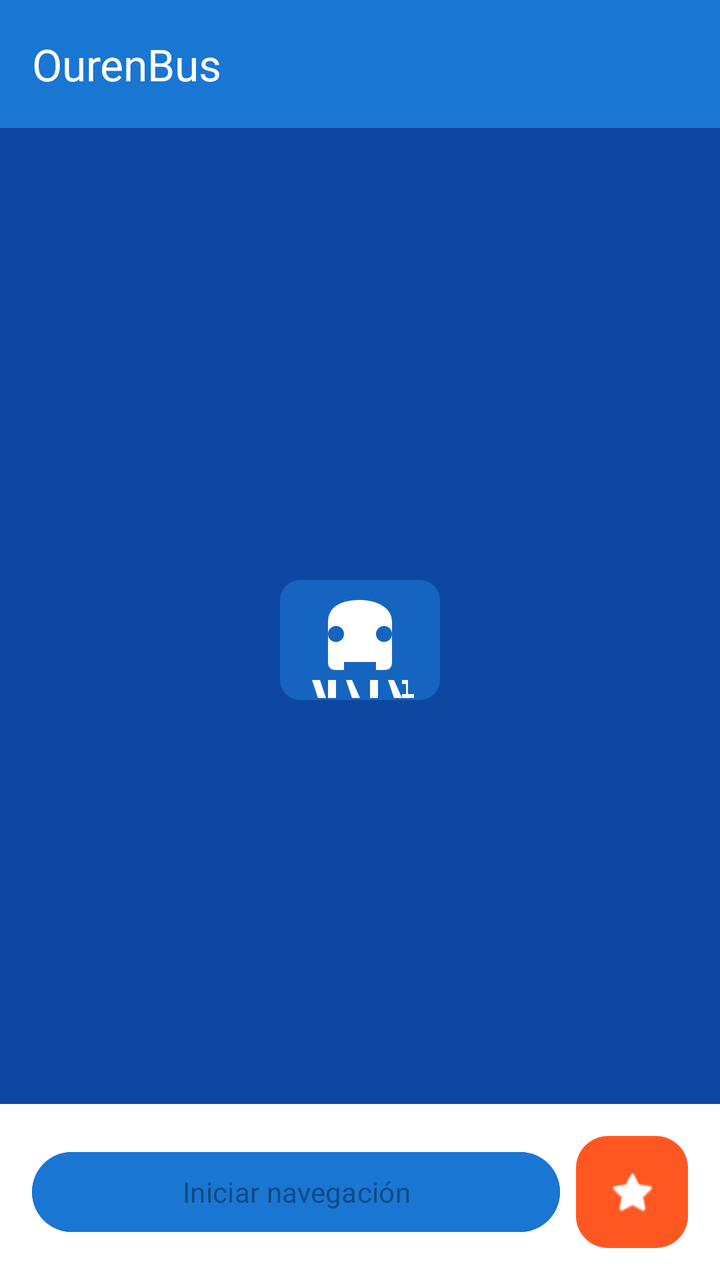
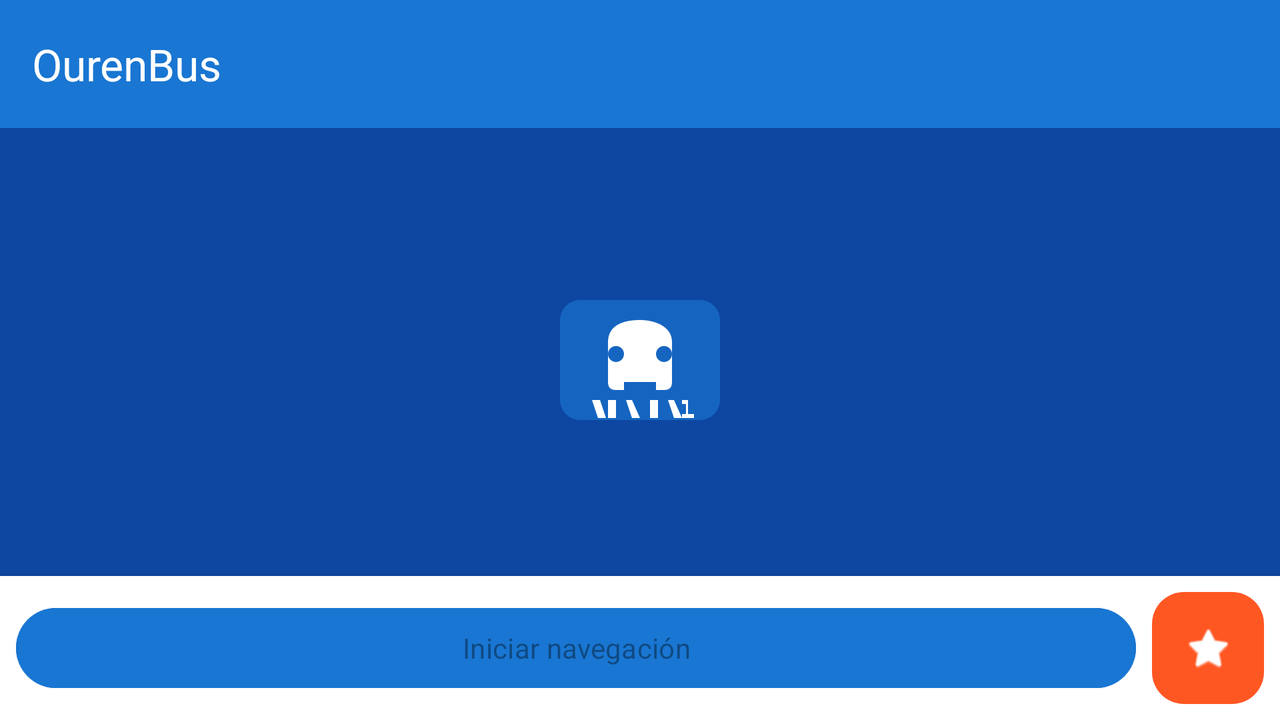

Two renders of one Android screen. The first uses the default layout on a phone; the second uses the alternative layout the repository ships for a different screen configuration, on a matching device. The two XML files are below.
<!-- AndroidManifest.xml: activity theme Theme.OurenBus.Splash -->
<!-- res/layout/activity_main.xml -->
<?xml version="1.0" encoding="utf-8"?>
<androidx.constraintlayout.widget.ConstraintLayout xmlns:android="http://schemas.android.com/apk/res/android"
    xmlns:app="http://schemas.android.com/apk/res-auto"
    xmlns:tools="http://schemas.android.com/tools"
    android:id="@+id/main_container"
    android:layout_width="match_parent"
    android:layout_height="match_parent"
    tools:context=".MainActivity">

    <androidx.appcompat.widget.Toolbar
        android:id="@+id/toolbar"
        android:layout_width="match_parent"
        android:layout_height="?attr/actionBarSize"
        android:background="?attr/colorPrimary"
        android:elevation="@dimen/elevation_toolbar"
        android:theme="@style/ThemeOverlay.AppCompat.Dark.ActionBar"
        app:layout_constraintEnd_toEndOf="parent"
        app:layout_constraintStart_toStartOf="parent"
        app:layout_constraintTop_toTopOf="parent"
        app:popupTheme="@style/ThemeOverlay.AppCompat.Light"
        app:title="@string/app_name" />

    <FrameLayout
        android:id="@+id/fragment_route_input_container"
        android:layout_width="match_parent"
        android:layout_height="wrap_content"
        android:minHeight="@dimen/route_input_height"
        app:layout_constraintEnd_toEndOf="parent"
        app:layout_constraintStart_toStartOf="parent"
        app:layout_constraintTop_toBottomOf="@+id/toolbar" />

    <FrameLayout
        android:id="@+id/fragment_map_container"
        android:layout_width="match_parent"
        android:layout_height="0dp"
        app:layout_constraintBottom_toTopOf="@+id/bottom_actions"
        app:layout_constraintEnd_toEndOf="parent"
        app:layout_constraintStart_toStartOf="parent"
        app:layout_constraintTop_toBottomOf="@+id/fragment_route_input_container" />

    <androidx.constraintlayout.widget.ConstraintLayout
        android:id="@+id/bottom_actions"
        android:layout_width="match_parent"
        android:layout_height="wrap_content"
        android:background="?attr/colorSurface"
        android:elevation="@dimen/elevation_card"
        android:padding="@dimen/spacing_large"
        app:layout_constraintBottom_toBottomOf="parent"
        app:layout_constraintEnd_toEndOf="parent"
        app:layout_constraintStart_toStartOf="parent">

        <Button
            android:id="@+id/btn_start_navigation"
            android:layout_width="0dp"
            android:layout_height="wrap_content"
            android:layout_marginEnd="@dimen/spacing_medium"
            android:backgroundTint="?attr/colorPrimary"
            android:enabled="false"
            android:text="@string/start_navigation"
            app:layout_constraintBottom_toBottomOf="parent"
            app:layout_constraintEnd_toStartOf="@+id/fab_save_favorite"
            app:layout_constraintStart_toStartOf="parent"
            app:layout_constraintTop_toTopOf="parent" />

        <com.google.android.material.floatingactionbutton.FloatingActionButton
            android:id="@+id/fab_save_favorite"
            android:layout_width="wrap_content"
            android:layout_height="wrap_content"
            android:enabled="false"
            android:src="@android:drawable/btn_star_big_off"
            app:tint="@color/white"
            app:backgroundTint="?attr/colorAccent"
            app:layout_constraintBottom_toBottomOf="parent"
            app:layout_constraintEnd_toEndOf="parent"
            app:layout_constraintTop_toTopOf="parent" />

    </androidx.constraintlayout.widget.ConstraintLayout>

</androidx.constraintlayout.widget.ConstraintLayout>
<!-- resources referenced by this layout -->
<resources>
  <color name="white">#FFFFFF</color>
  <dimen name="elevation_card">4dp</dimen>
  <dimen name="elevation_toolbar">6dp</dimen>
  <dimen name="route_input_height">300dp</dimen>
  <dimen name="spacing_large">16dp</dimen>
  <dimen name="spacing_medium">8dp</dimen>
  <string name="app_name">OurenBus</string>
  <string name="start_navigation">Iniciar navegación</string>
  <style name="Theme.OurenBus.Splash" parent="Theme.OurenBus">
          <item name="android:windowBackground">@drawable/splash_background</item>
          <item name="android:statusBarColor">@color/primary_dark</item>
          <item name="android:navigationBarColor">@color/primary_dark</item>
          <item name="android:windowLightStatusBar">false</item>
      </style>
  <style name="Theme.OurenBus" parent="Base.Theme.OurenBus" />
  <!-- drawable splash_background (drawable) -->
  <?xml version="1.0" encoding="utf-8"?>
  <layer-list xmlns:android="http://schemas.android.com/apk/res/android">
      
      <item android:drawable="@color/ourenbus_dark_blue" />
      
      <item
          android:drawable="@drawable/ic_ourenbus_minimal"
          android:gravity="center" />
  </layer-list>
  <color name="primary_dark">#1565C0</color>
  <style name="Base.Theme.OurenBus" parent="Theme.Material3.DayNight.NoActionBar">
          
          <item name="colorPrimary">@color/primary</item>
          <item name="colorPrimaryVariant">@color/primary_dark</item>
          <item name="colorOnPrimary">@color/white</item>
          
          <item name="colorSecondary">@color/accent</item>
          <item name="colorSecondaryVariant">@color/accent</item>
          <item name="colorOnSecondary">@color/white</item>
          
          <item name="android:statusBarColor">?attr/colorPrimaryVariant</item>
          
          <item name="android:fontFamily">sans-serif</item>
          
          <item name="colorSurface">@color/white</item>
          <item name="colorOnSurface">@color/black</item>
          <item name="colorOnSurfaceVariant">@color/grey</item>
      </style>
  <color name="ourenbus_dark_blue">#0D47A1</color>
  <!-- drawable ic_ourenbus_minimal (drawable) -->
  <?xml version="1.0" encoding="utf-8"?>
  <vector xmlns:android="http://schemas.android.com/apk/res/android"
      android:width="108dp"
      android:height="108dp"
      android:viewportWidth="108"
      android:viewportHeight="108">
  
      
      <path
          android:fillColor="@color/primary_dark"
          android:pathData="M24,24L84,24A10,10 0,0 1,94 34L94,74A10,10 0,0 1,84 84L24,84A10,10 0,0 1,14 74L14,34A10,10 0,0 1,24 24z" />
  
      
      <path
          android:fillColor="#FFFFFF"
          android:pathData="M54,34C45,34 38,37 38,45v20c0,3 1.5,4 4,4h4v-4h16v4h4c2.5,0 4,-1 4,-4V45c0,-8 -9,-11 -16,-11zM42,55c-2.2,0 -4,-1.8 -4,-4s1.8,-4 4,-4s4,1.8 4,4S44.2,55 42,55zM66,55c-2.2,0 -4,-1.8 -4,-4s1.8,-4 4,-4s4,1.8 4,4S68.2,55 66,55z" />
  
      
      <path
          android:fillColor="#FFFFFF"
          android:pathData="M30,74h4l3,9h-4L30,74zM38,74h4v9h-4V74zM47,74h3l4,9h-4L47,74zM59,74h4v9h-4V74zM68,74h3l4,9h-4L68,74zM78,74h-3v2h2v5h-2v2h6v-2h-3V74z" />
  </vector>
  <color name="primary">#1976D2</color>
  <color name="accent">#FF5722</color>
  <color name="black">#000000</color>
  <color name="grey">#757575</color>
</resources>
<!-- res/layout-land/activity_main.xml (the repository's variant of the layout above) -->
<!-- drawn on the phone turned sideways -->
<?xml version="1.0" encoding="utf-8"?>
<androidx.constraintlayout.widget.ConstraintLayout xmlns:android="http://schemas.android.com/apk/res/android"
    xmlns:app="http://schemas.android.com/apk/res-auto"
    xmlns:tools="http://schemas.android.com/tools"
    android:id="@+id/main_container"
    android:layout_width="match_parent"
    android:layout_height="match_parent"
    tools:context=".MainActivity">

    <androidx.appcompat.widget.Toolbar
        android:id="@+id/toolbar"
        android:layout_width="match_parent"
        android:layout_height="?attr/actionBarSize"
        android:background="?attr/colorPrimary"
        android:elevation="@dimen/elevation_toolbar"
        android:theme="@style/ThemeOverlay.AppCompat.Dark.ActionBar"
        app:layout_constraintEnd_toEndOf="parent"
        app:layout_constraintStart_toStartOf="parent"
        app:layout_constraintTop_toTopOf="parent"
        app:popupTheme="@style/ThemeOverlay.AppCompat.Light"
        app:title="@string/app_name" />

    <FrameLayout
        android:id="@+id/fragment_route_input_container"
        android:layout_width="0dp"
        android:layout_height="0dp"
        android:minWidth="300dp"
        app:layout_constraintBottom_toTopOf="@+id/bottom_actions"
        app:layout_constraintEnd_toStartOf="@id/fragment_map_container"
        app:layout_constraintStart_toStartOf="parent"
        app:layout_constraintTop_toBottomOf="@+id/toolbar"
        app:layout_constraintWidth_percent="0.35" />

    <FrameLayout
        android:id="@+id/fragment_map_container"
        android:layout_width="0dp"
        android:layout_height="0dp"
        app:layout_constraintBottom_toTopOf="@+id/bottom_actions"
        app:layout_constraintEnd_toEndOf="parent"
        app:layout_constraintStart_toEndOf="@+id/fragment_route_input_container"
        app:layout_constraintTop_toBottomOf="@+id/toolbar" />

    <androidx.constraintlayout.widget.ConstraintLayout
        android:id="@+id/bottom_actions"
        android:layout_width="match_parent"
        android:layout_height="wrap_content"
        android:background="?attr/colorSurface"
        android:elevation="@dimen/elevation_card"
        android:padding="@dimen/spacing_medium"
        app:layout_constraintBottom_toBottomOf="parent"
        app:layout_constraintEnd_toEndOf="parent"
        app:layout_constraintStart_toStartOf="parent">

        <Button
            android:id="@+id/btn_start_navigation"
            android:layout_width="0dp"
            android:layout_height="wrap_content"
            android:layout_marginEnd="@dimen/spacing_medium"
            android:backgroundTint="?attr/colorPrimary"
            android:enabled="false"
            android:text="@string/start_navigation"
            app:layout_constraintBottom_toBottomOf="parent"
            app:layout_constraintEnd_toStartOf="@+id/fab_save_favorite"
            app:layout_constraintStart_toStartOf="parent"
            app:layout_constraintTop_toTopOf="parent" />

        <com.google.android.material.floatingactionbutton.FloatingActionButton
            android:id="@+id/fab_save_favorite"
            android:layout_width="wrap_content"
            android:layout_height="wrap_content"
            android:enabled="false"
            android:src="@android:drawable/btn_star_big_off"
            app:backgroundTint="?attr/colorAccent"
            app:layout_constraintBottom_toBottomOf="parent"
            app:layout_constraintEnd_toEndOf="parent"
            app:layout_constraintTop_toTopOf="parent"
            app:tint="@color/white" />

    </androidx.constraintlayout.widget.ConstraintLayout>

</androidx.constraintlayout.widget.ConstraintLayout>
<!-- resources referenced by the variant -->
<!-- as the phone turned sideways resolves them -->
<resources>
  <color name="white">#FFFFFF</color>
  <dimen name="elevation_card">4dp</dimen>
  <dimen name="elevation_toolbar">6dp</dimen>
  <dimen name="spacing_medium">8dp</dimen>
  <string name="app_name">OurenBus</string>
  <string name="start_navigation">Iniciar navegación</string>
  <style name="Theme.OurenBus.Splash" parent="Theme.OurenBus">
          <item name="android:windowBackground">@drawable/splash_background</item>
          <item name="android:statusBarColor">@color/primary_dark</item>
          <item name="android:navigationBarColor">@color/primary_dark</item>
          <item name="android:windowLightStatusBar">false</item>
      </style>
  <style name="Theme.OurenBus" parent="Base.Theme.OurenBus" />
  <!-- drawable splash_background (drawable) -->
  <?xml version="1.0" encoding="utf-8"?>
  <layer-list xmlns:android="http://schemas.android.com/apk/res/android">
      
      <item android:drawable="@color/ourenbus_dark_blue" />
      
      <item
          android:drawable="@drawable/ic_ourenbus_minimal"
          android:gravity="center" />
  </layer-list>
  <color name="primary_dark">#1565C0</color>
  <style name="Base.Theme.OurenBus" parent="Theme.Material3.DayNight.NoActionBar">
          
          <item name="colorPrimary">@color/primary</item>
          <item name="colorPrimaryVariant">@color/primary_dark</item>
          <item name="colorOnPrimary">@color/white</item>
          
          <item name="colorSecondary">@color/accent</item>
          <item name="colorSecondaryVariant">@color/accent</item>
          <item name="colorOnSecondary">@color/white</item>
          
          <item name="android:statusBarColor">?attr/colorPrimaryVariant</item>
          
          <item name="android:fontFamily">sans-serif</item>
          
          <item name="colorSurface">@color/white</item>
          <item name="colorOnSurface">@color/black</item>
          <item name="colorOnSurfaceVariant">@color/grey</item>
      </style>
  <color name="ourenbus_dark_blue">#0D47A1</color>
  <!-- drawable ic_ourenbus_minimal (drawable) -->
  <?xml version="1.0" encoding="utf-8"?>
  <vector xmlns:android="http://schemas.android.com/apk/res/android"
      android:width="108dp"
      android:height="108dp"
      android:viewportWidth="108"
      android:viewportHeight="108">
  
      
      <path
          android:fillColor="@color/primary_dark"
          android:pathData="M24,24L84,24A10,10 0,0 1,94 34L94,74A10,10 0,0 1,84 84L24,84A10,10 0,0 1,14 74L14,34A10,10 0,0 1,24 24z" />
  
      
      <path
          android:fillColor="#FFFFFF"
          android:pathData="M54,34C45,34 38,37 38,45v20c0,3 1.5,4 4,4h4v-4h16v4h4c2.5,0 4,-1 4,-4V45c0,-8 -9,-11 -16,-11zM42,55c-2.2,0 -4,-1.8 -4,-4s1.8,-4 4,-4s4,1.8 4,4S44.2,55 42,55zM66,55c-2.2,0 -4,-1.8 -4,-4s1.8,-4 4,-4s4,1.8 4,4S68.2,55 66,55z" />
  
      
      <path
          android:fillColor="#FFFFFF"
          android:pathData="M30,74h4l3,9h-4L30,74zM38,74h4v9h-4V74zM47,74h3l4,9h-4L47,74zM59,74h4v9h-4V74zM68,74h3l4,9h-4L68,74zM78,74h-3v2h2v5h-2v2h6v-2h-3V74z" />
  </vector>
  <color name="primary">#1976D2</color>
  <color name="accent">#FF5722</color>
  <color name="black">#000000</color>
  <color name="grey">#757575</color>
</resources>
